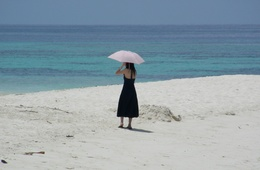
%> input picture assignments/assignment-3/Prob1/umbrella_woman.jpg, 260 x 170 px, shrunk from 2769 x 1815 before the run
$ octave main.m   (GNU Octave 9; MATLAB toolbox functions it lacks are replaced by stand-ins)
%> lines starting %> are read from the running program, lines starting %| are printed output that depends on the picture
### assignments/assignment-3/Prob1/roberts.m
function [output, direction] = roberts(img)
    img = double(img);
    height = size(img, 1);
    width = size(img, 2);
    channels = size(img, 3);
    output = img;
    direction = img;

    % Kernels for Roberts Cross Edge Detector %
    Gx = [+1 0; 0 -1];
    Gy = [0 +1; -1 0];

    for i = 1:height-1
        for j = 1:width-1
            for k = 1:channels
                tempOutput = img(i:i + 1, j:j + 1, k);
                a = (sum(Gx.* tempOutput));
                x = sum(a);

                b = (sum(Gy.* tempOutput));
                y = sum(b);
                % Roberts and Sobel only differ with the kernels %
                pixValue = sqrt(x.^2+ y.^2);
                pixDirection = atan(y/x);
                output(i, j, k) = pixValue;
                direction(i, j, k) = pixDirection;
            end
        end
    end

    output = uint8(output);
    % Apply a threhold to the direction array to make it more clear %
    direction = apply_threshold(direction, -1, 1);
end

### assignments/assignment-3/Prob1/apply_threshold.m
function [output] = apply_threshold(direction, t1, t2)
    direction = max(direction, t1);
    direction(direction ~= t1) = 0;
    direction(direction == t1) = 255;

    direction = max(direction, t2);
    direction(direction ~= t2) = 255;
    direction(direction == t2) = 0;

    output = direction;
end

### assignments/assignment-3/Prob1/sobel.m
function [output, direction] = sobel(img)
    img = double(img);
    height = size(img, 1);
    width = size(img, 2);
    channels = size(img, 3);
    output = img;
    direction = img;

    % Kernels for Sobel Edge Detector %
    Gx = [-1 0 +1; -2 0 +2; -1 0 +1];
    Gy = [1 +2 +1; 0 0 0; -1 -2 -1];

    for i = 2:height-1
        for j = 2:width-1
            for k = 1:channels
                tempOutput = img(i-1:i + 1, j-1:j+1, k);
                a = (sum(Gx.* tempOutput));
                x = sum(a);

                b = (sum(Gy.* tempOutput));
                y = sum(b);
                pixValue = sqrt(x.^2+ y.^2);
                pixDirection = atan(y/x);
                output(i, j, k) = pixValue;
                direction(i, j, k) = pixDirection;
            end
        end
    end

    output = uint8(output);
    % Apply a threhold to the direction array to make it more clear %
    direction = apply_threshold(direction, -0.5, 0.5);
end

### assignments/assignment-3/Prob1/prewitt.m
function [output, direction] = prewitt(img)
    img = double(img);
    height = size(img, 1);
    width = size(img, 2);
    channels = size(img, 3);
    output = img;
    direction = img;

    % Two kernels used for Prewitt Compass Edge Detector (0 and 45 degrees)%
    Gx = [-1 +1 +1; -1 -2 +1; -1 +1 +1];
    Gy = [+1 +1 +1; -1 -2 +1; -1 -1 +1];

    for i = 2:height-1
        for j = 2:width-1
            for k = 1:channels
                tempOutput = img(i - 1 : i + 1, j - 1 : j + 1, k);
                a = (sum(Gx.* tempOutput));
                x = sum(a);

                b = (sum(Gy.* tempOutput));
                y = sum(b);
                pixValue = max(x, y);
                pixDirection = atan(y/x);
                output(i, j, k) = pixValue;
                direction(i, j, k) = pixDirection;
            end
        end
    end

    output = uint8(output);
    % Apply a threhold to the direction array to make it more clear %
    direction = apply_threshold(direction, -1, 1);
end

### assignments/assignment-3/Prob1/main.m
clc;
clear all;
img = imread('umbrella_woman.jpg');
%> img is the input picture: size 170x260x3 uint8; mean R, G, B 144, 160.4, 169.3
sigma = 2;
filtered_img = imgaussfilt(img, sigma);
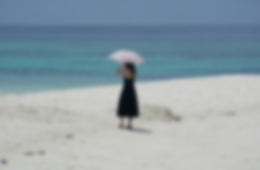
%> filtered_img: size 170x260x3 uint8; mean R, G, B 144, 160.4, 169.3; mean of the top-left, top-right, bottom-left and bottom-right quarters 125.3, 130.9, 183.8, 191.7


[roberts_detector, r_direction] = roberts(filtered_img);
%> after the loop in roberts, `for i = 1:height-1`: direction: size 170x260x3 double; 28.66% of the values are NaN or infinite; the others: min -1.57, max 203, mean 2.88
[sobel_detector, s_direction] = sobel(filtered_img);
%> after the loop in sobel, `for i = 2:height-1`: direction: size 170x260x3 double; 13.71% of the values are NaN or infinite; the others: min -1.57, max 203, mean 3.6
%> after the loop in sobel, `for i = 2:height-1`:
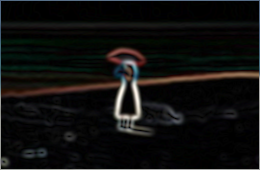
%> output: size 170x260x3 double; mean R, G, B 19.4, 19, 17.8; drawn with min black and max white
%> call 2 of apply_threshold, with t1 = -0.5, t2 = 0.5
%> in apply_threshold (call 2), `direction(direction == t1) = 255;`:
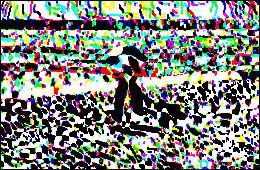
%> direction: size 170x260x3 double; mean R, G, B 127.7, 131.5, 125.2
[prewitt_detector, p_direction] = prewitt(filtered_img);
%> after the loop in prewitt, `for i = 2:height-1`: direction: size 170x260x3 double; 13.81% of the values are NaN or infinite; the others: min -1.57, max 203, mean 3.83
%> after the loop in prewitt, `for i = 2:height-1`:
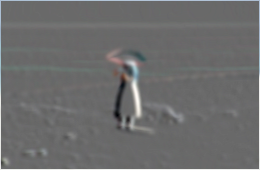
%> output: size 170x260x3 double; mean R, G, B 5.6, 5.9, 6.2; drawn with min black and max white
%> in prewitt, `output = uint8(output);`:
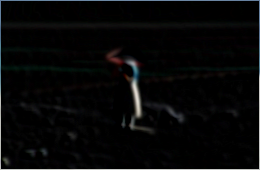
%> output: size 170x260x3 uint8; mean R, G, B 7, 7.3, 7.5
%> call 3 of apply_threshold, with t1 = -1, t2 = 1
%> in apply_threshold (call 3), `direction(direction ~= t1) = 0;`:
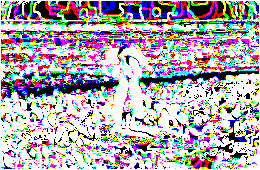
%> direction: size 170x260x3 double; mean R, G, B -0.31, -0.341, -0.307; drawn with min black and max white
%> in apply_threshold (call 3), `direction(direction == t1) = 255;`:
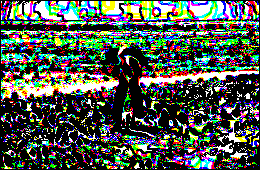
%> direction: size 170x260x3 double; mean R, G, B 79.1, 87, 78.3

imshow(roberts_detector, []);
title('Roberts Edge Detector - Magnitude');

figure, imshow(r_direction, []);
title('Roberts Edge Detector - Direction');

figure, imshow(sobel_detector, []);
title('Sobel Edge Detector - Magnitude');

figure, imshow(s_direction, []);
title('Sobel Edge Detector - Direction');

figure, imshow(prewitt_detector, []);
title('Prewitt Compass Edge Detector - Magnitude');

figure, imshow(p_direction, []);
title('Prewitt Compass Edge Detector - Direction');
